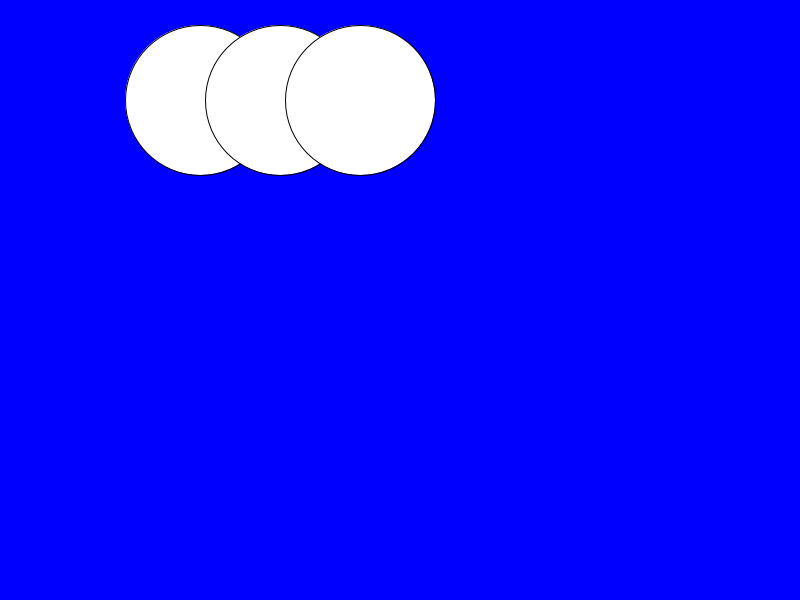
Frame 1 (no input)
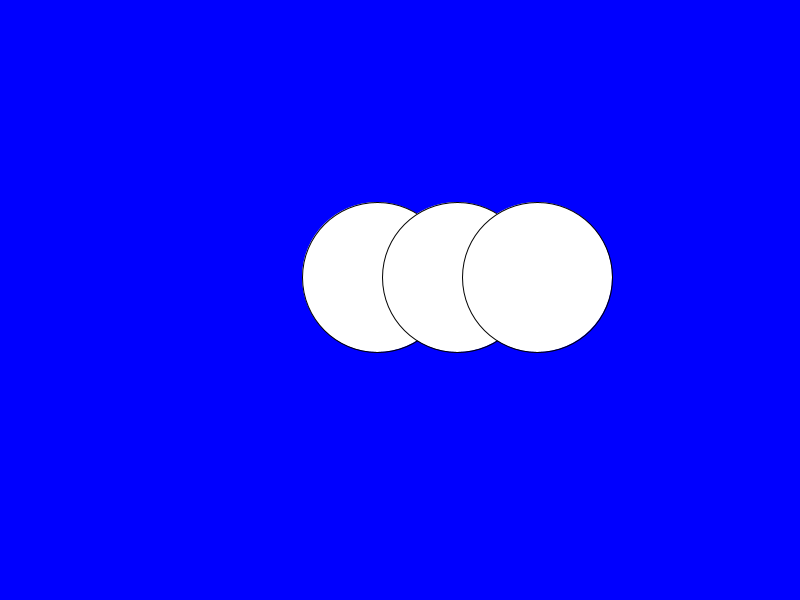
Frame 60 (the mouse pressed at the canvas centre just before this capture)
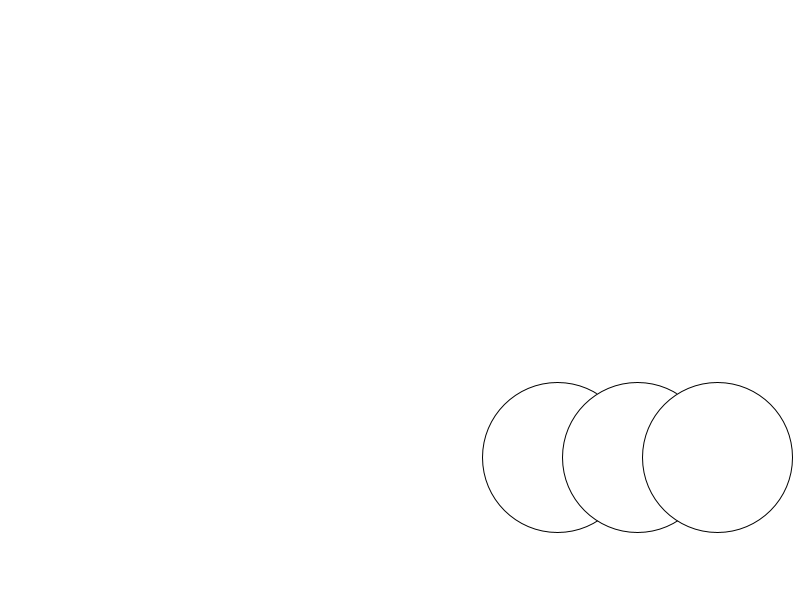
Frame 120 (the mouse held since frame 60 and released just before this capture)

The Processing sketch that drew these frames (run headless with seeded random() and noise(); from frame 60 on, the mouse is pressed at the canvas centre):

// Processing sketch: processing_162756
// ── processing_162756.pde

int x = 200;
int y = 100;
int xspeed = 3;
int yspeed = 3;
int l = 0;
int b = 200;
float z= 150;

void setup() {
  size(800, 600);

}

void draw() {
  background(mouseX, mouseY, 255);

    if (x > width - b|| x < 0) { // left and right walls
      xspeed = -xspeed; // go the other way
      if (z>0)
      {
        z=z-10;
      }
    }
    if (y > height || y < 0) { // top and bottom walls
      yspeed = -yspeed; // go the other way 
      if (z>0)
      {
        z=z-10;
  
   }
    }
    while (l < b)
    {
      ellipse(x + l, y, z, z);
      l = l + 80;
    }
    l = 0;
        x+=xspeed; // this effectively moves them
        y+=yspeed;
}
 

    //fill(#BCBABA);

    //ellipse(x-40, y, z, z);
    //ellipse(x, y, z, z);
 
    //ellipse (x+40, y, z, z);  

   //z=z-.01;
  
  
  //x+=xspeed; // this effectively moves them
  //y+=yspeed;
 
